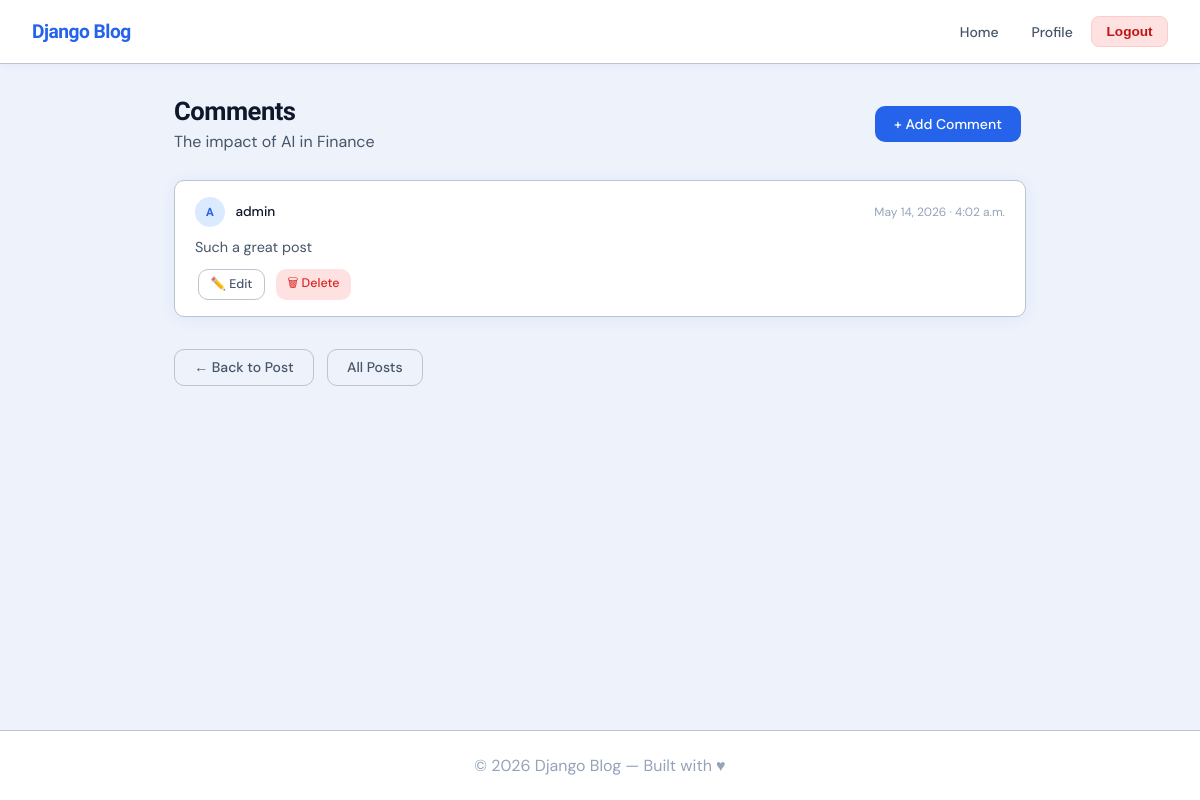
The page /blog/post/1/comments/ (signed in) on the database its author committed.
### blog/models.py (models this page shows, shortened)
class Post(models.Model):
    title = models.CharField(max_length=100, null=False)
    content = models.TextField(null=False)
    published_date = models.DateTimeField(auto_now_add=True)
    author = models.ForeignKey(CustomUser, on_delete=models.CASCADE)
    tags = TaggableManager()
    class Meta:
        ordering = ["-published_date"]

class Comment(models.Model):
    post = models.ForeignKey(Post, on_delete=models.CASCADE, related_name="comments")
    author = models.ForeignKey(CustomUser, on_delete=models.CASCADE)
    content = models.TextField()
    created_at = models.DateTimeField(
        auto_now_add=True
    )  # that records the time the comment was made.
    updated_at = models.DateTimeField(
        auto_now=True
    )  # that records the last time the comment was updated.
    class Meta:
        ordering = ["-created_at"]

class CustomUser(AbstractUser):
    email = models.EmailField(unique=True, null=False, blank=False)

### blog/views.py (the view)
# urls.py: path("post/<int:pk>/comments/", post_comments, name="comments"),
@login_required
def post_comments(request, pk):
    post = get_object_or_404(Post, pk=pk)
    comments = Comment.objects.filter(post=post)
    context = {"post": post, "comments": comments}
    return render(request, "comment/comment_list.html", context)

### blog/templates/comment/comment_list.html (shortened to what this page needs)
{% extends "blog/base.html" %}
{% block content %}
<div class="top-bar">
    <div class="page-header mb-0">
        <h1>Comments</h1>
        <p>{{ post.title }}</p>
    </div>
    {% if user.is_authenticated %}
    <a href="{% url 'create-comment' post.pk %}" class="btn btn-primary">+ Add Comment</a>
    {% endif %}
</div>
{% if comments %}
{% for comment in comments %}
<div class="comment-card">
    <div class="comment-top">
        <div class="comment-avatar">{{ comment.author.username|first|upper }}</div>
        <span class="comment-author">{{ comment.author.username }}</span>
        <span class="comment-date">{{ comment.created_at|date:"M d, Y · g:i a" }}</span>
    </div>
    <p class="comment-text">{{ comment.content }}</p>
    {% if user == comment.author %}
    <div class="comment-actions">
        <a href="{% url 'comment-edit' comment.pk %}" class="btn btn-ghost btn-sm">✏️ Edit</a>
        <a href="{% url 'comment-delete' comment.pk %}" class="btn btn-danger btn-sm">🗑 Delete</a>
    </div>
    {% endif %}
</div>
{% endfor %}
{% else %}
<div class="comment-empty">No comments yet on this post.</div>
{% endif %}
<div class="mt-3 flex gap-1">
    <a href="{% url 'post-detail' post.pk %}" class="btn btn-ghost">← Back to Post</a>
    <a href="{% url 'posts' %}" class="btn btn-ghost">All Posts</a>
</div>
{% endblock %}

### static/css/style.css (style rules this page uses)
*, *::before, *::after { box-sizing: border-box; margin: 0; padding: 0; }
:root { --bg: #edf2fb; --surface: #ffffff; --surface2: #f4f7fd; --accent: #2563eb; --accent-light: #dbeafe; --text-primary: #0f172a; --text-secondary: #475569; --text-muted: #94a3b8; --border: #bcc4cf; --radius: 18px; --radius-sm: 10px; --shadow: 0 2px 16px rgba(37,99,235,0.07); --shadow-card: 0 4px 32px rgba(37,99,235,0.10); --font-head: 'Sora', sans-serif; --font-body: 'DM Sans', sans-serif; }
body { font-family: var(--font-body); background: var(--bg); color: var(--text-primary); min-height: 100vh; display: flex; flex-direction: column; }
.btn { display: inline-flex; align-items: center; gap: 6px; padding: 0.55rem 1.2rem; border-radius: 10px; font-family: var(--font-body); font-size: 0.875rem; font-weight: 500; cursor: pointer; border: none; text-decoration: none; transition: all 0.15s; margin-right: 5px; }
.btn-primary { background: var(--accent); color: #fff; }
.btn-danger { background: #fee2e2; color: #dc2626; }
.btn-ghost { background: transparent; color: var(--text-secondary); border: 1.5px solid var(--border); }
.btn-sm { padding: 0.3rem 0.7rem; font-size: 0.78rem; }
.page-header { margin-bottom: 1.75rem; }
.page-header h1 { font-family: var(--font-head); font-size: 1.6rem; font-weight: 700; color: var(--text-primary); letter-spacing: -0.5px; }
.page-header p { color: var(--text-secondary); font-size: 1rem; margin-top: 0.3rem; }
.top-bar { display: flex; align-items: center; justify-content: space-between; flex-wrap: wrap; gap: 1rem; margin-bottom: 1.75rem; }
.post-actions, .comment-actions { display: flex; gap: 0.5rem; margin-top: 0.8rem; padding-left: 0.2rem; }
.author-avatar, .comment-avatar, .nav-avatar { border-radius: 50%; background: var(--accent-light); color: var(--accent); display: flex; align-items: center; justify-content: center; font-weight: 600; font-family: var(--font-head); flex-shrink: 0; }
.comment-avatar { width: 30px; height: 30px; font-size: 0.72rem; }
.comment-card { background: var(--surface); border-radius: var(--radius-sm); border: 1px solid var(--border); box-shadow: var(--shadow); padding: 1rem 1.25rem; margin-bottom: 2rem; transition: box-shadow 0.15s; }
.comment-top { display: flex; align-items: center; gap: 0.65rem; margin-bottom: 0.6rem; }
.comment-author { font-size: 0.85rem; font-weight: 500; }
.comment-date { font-size: 0.75rem; color: var(--text-muted); margin-left: auto; }
.comment-text { font-size: 0.9rem; color: var(--text-secondary); line-height: 1.6; }
.comment-actions { margin-top: 0.6rem; display: flex; gap: 0.4rem; }
.mt-3 { margin-top: 1.5rem; }
.mb-0 { margin-bottom: 0; }
.flex { display: flex; }
.gap-1 { gap: 0.5rem; }

### rows shown on the page
Post: title "The impact of AI in Finance"
Comment: author.username|first "A", author.username "admin", created_at "May 14, 2026 · 4:02 a.m.", content "Such a great post", shows "✏️ Edit"
